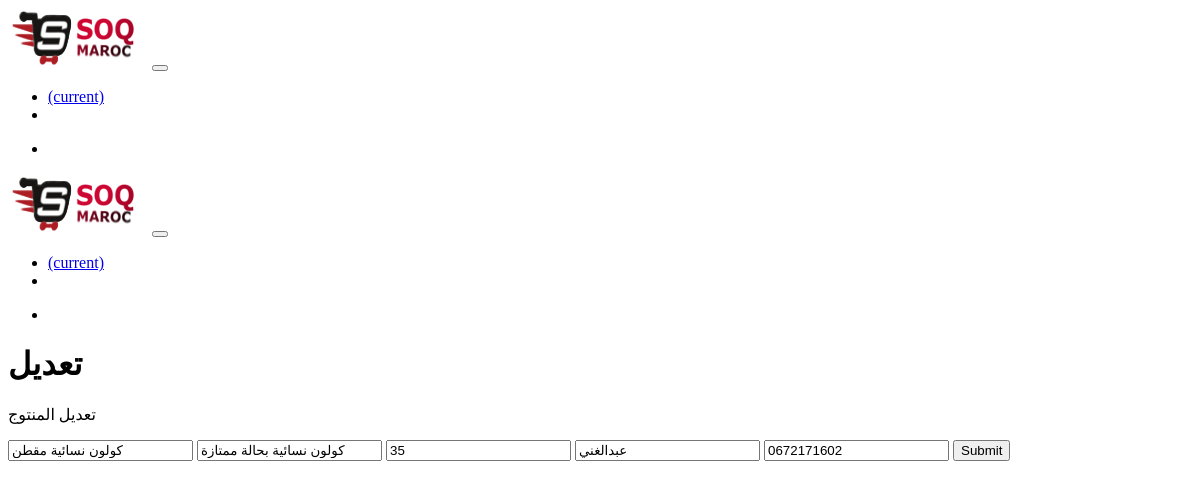
The page /page.php?do=Edit&eid=161 (signed in) on the database its author committed.
### tables this page shows
CREATE TABLE `items` (
  `id` int(10) NOT NULL,
  `Name` varchar(255) NOT NULL,
  `Tage` varchar(255) NOT NULL,
  `City` varchar(255) NOT NULL,
  `Image` varchar(255) NOT NULL,
  `Image1` varchar(255) NOT NULL,
  `Image2` varchar(255) NOT NULL,
  `Image3` varchar(255) NOT NULL,
  `Image4` varchar(255) NOT NULL,
  `Price` varchar(255) NOT NULL,
  `Add_Date` date NOT NULL,
  `Descr` text NOT NULL,
  `Username` varchar(255) NOT NULL,
  `Approve` int(11) NOT NULL DEFAULT '0',
  `Mobile` varchar(15) NOT NULL,
  `id_vi` int(15) NOT NULL
);

### page.php (the view, shortened to what this page needs)
<?php
   include 'init.php';
	if (isset($_SESSION['Username'])) {
		$do = isset($_GET['do']) ? $_GET['do'] : 'Manage';
		if ($do == 'Manage') {
			$stmt = $con->prepare("SELECT * FROM items");
			$stmt->execute();
			$items = $stmt->fetchAll();
			if (! empty($items)) { ?>
			<h1 class="text-center">Manage Items</h1>
			<div class="container">
				<div class="table-responsive">
					<table class="main-table text-center table table-bordered">
						<tr>
							<td>#الاياد</td>
							<td>اسم المنتوج</td>
							<td>وصف</td>
							<td>ثمن</td>
							<td>تاريخ الاضافة</td>
							<td>تلفون</td>
							<td>اسم شخاص</td>
							<td>الادارة</td>
						</tr>
						<?php
							foreach($items as $item) {
								echo "<tr>";
									echo "<td>" . $item['id'] . "</td>";
									echo "<td>" . $item['Name'] . "</td>";
									echo "<td>" . $item['Descr'] . "</td>";
									echo "<td>" . $item['Price'] . "</td>";
									echo "<td>" . $item['Add_Date'] ."</td>";
									echo "<td>" . $item['Mobile'] ."</td>";
									echo "<td>" . $item['Username'] ."</td>";
									echo "<td>
										<a href='page.php?do=Edit&eid=" . $item['id'] . "' class='btn btn-success'><i class='fa fa-edit'></i> تعديل Edit</a>
										<a href='page.php?do=Delete&id=" . $item['id'] . "&im=". $item['Image'] . "&im1=". $item['Image1'] .
										 "&im2=". $item['Image2'] . "&im3=". $item['Image3'] . "&im4=". $item['Image4'] ."' class='btn btn-danger confirm'><i class='fa fa-close'></i> حذاف Delete </a>";
										if ($item['Approve'] == 0) {
											echo "<a
													href='page.php?do=Approve&itemid=" . $item['id'] . "'
													class='btn btn-info activate'>
													<i class='fa fa-check'></i> Approve</a>"; }
									echo "</td>";
								echo "</tr>";	} ?>
						<tr>
					</table>
			<?php } else {
				echo '<div class="container">';
					echo '<div class="nice-message">There\'s No Items To Show</div>';
					echo '<a href="upload.php" class="btn btn-sm btn-primary">
							<i class="fa fa-plus"></i> New Item
						</a>';
				echo '</div>';
			} ?>
		<?php
		} elseif ($do == 'Edit') {
			$eid = isset($_GET['eid']) && is_numeric($_GET['eid']) ? intval($_GET['eid']) : 0;
			$stmt = $con->prepare("SELECT * FROM Items WHERE id = ?");
			$stmt->execute(array($eid));
			$tiem = $stmt->fetch();
			$count = $stmt->rowCount();
			if ($count > 0)  { ?>
        <div class="upload">
            <div class="container">
                <h1><i class="fa fa-cloud-upload fa-2x"></i>تعديل</h1>
                <p class="desc text-center">تعديل المنتوج</p>
		 <form class=   "form-upload"
		       role=    "form"
		       action=  "page.php?do=Update"
		       method=  "post"
		       enctype= "multipart/form-data">
                    <div class="form-group">
                        <input name="Name" type="text" class="form-control input-lg" placeholder="أوكتب اسم منتوجك" value="<?php echo $tiem['Name'];?>"/>
                        <input name="Text" class="form-control input-lg" value="<?php echo $tiem['Descr']?>">
                        <input name="Price" type="text" class="form-control input-lg" placeholder="أوكتب السعر بادرهم" value="<?php echo $tiem['Price'];?>"/>
                        <input name="Username" type="text" class="form-control input-lg" placeholder="أوكتب اسمك" value="<?php echo $tiem['Username'];?>" />
                        <input name="Moble" type="phone" class="form-control input-lg" placeholder="أوكتب رقم الهاتف" value="<?php echo $tiem['Mobile'];?>"/>
                        <input class="btn btn-success btn-block" name="signup" type="submit" />
                    </div>
                </form>
            </div>
        </div>
	<?php  }
			}
		include 'footer.php';
	} else {
		header('location: admin.php');
		exit();}
?>

### rows shown on the page
items: Name "كولون نسائية مقطن", Text "كولون نسائية بحالة ممتازة", Price "35", Username "عبدالغني", Moble "0672171602"
